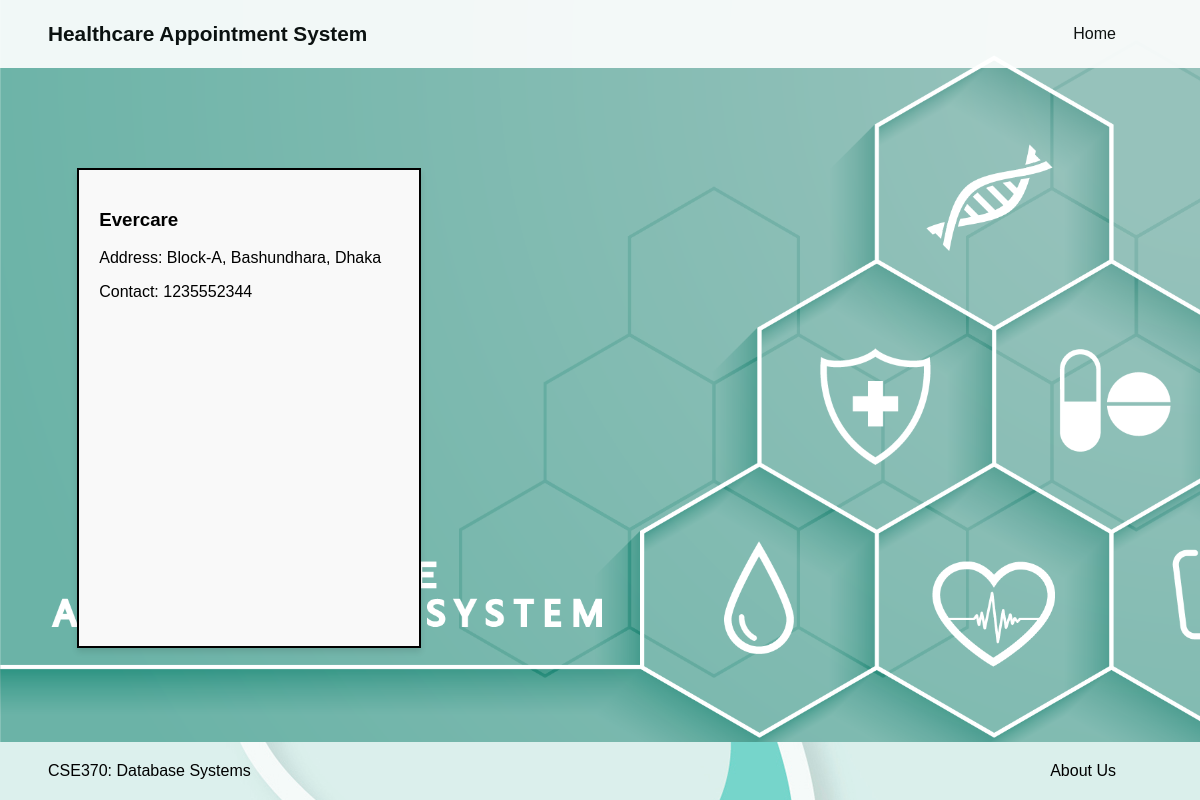
The page /our_hospitals.php on the database as committed earlier.
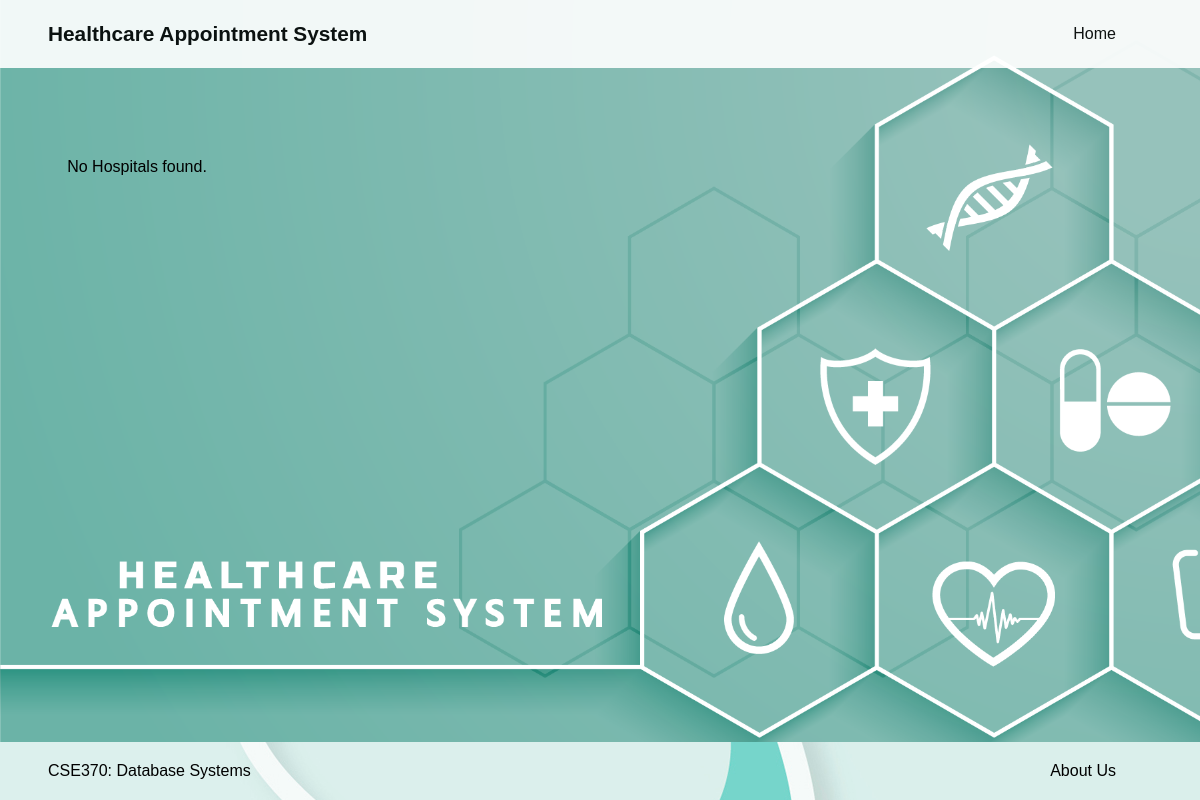
The same page on the database as committed later.
### tables this page shows
CREATE TABLE `hospital` (
  `Name` varchar(40) NOT NULL,
  `Address` varchar(60) NOT NULL,
  `Contact` varchar(11) NOT NULL
);

### our_hospitals.php (the view, shortened to what this page needs)
<!DOCTYPE html>
<html lang="en">
<head>
    <link rel="stylesheet" href="styles/main_style.css">
    <link rel="stylesheet" href="styles/hospital_list.css">
</head>
<body>
    <div class="container">
        <div class="main-content">
            <header class="header-main">
                <div class="wrapper">
                    <section class="logo">
                        <h1 class="header-title">Healthcare Appointment System</h1>
                    </section>
                    <nav class="nav-horizontal" id="topnav">
                        <a href="index.php">Home</a>
                    </nav>
                </div>
            </header>
        </div>
        <main>
            <div class="hospitals-list">
                <?php
                    require_once('php_scripts/connect.php');
                    $sql = "SELECT name, address, contact FROM hospital";
                    $result = $conn->query($sql);
                    if ($result->num_rows > 0) {
                        while ($row = $result->fetch_assoc()) {
                            echo '<div class="hospital-box">';
                            echo '<h3>' . $row["name"] . '</h3>';
                            echo '<p>Address: ' . $row["address"] . '</p>';
                            echo '<p>Contact: ' . $row["contact"] . '</p>';
                            echo '</div>';
                        }
                    } else {
                        echo "No Hospitals found.";
                    }
                ?>
            </div>
        </main>
        <footer style="opacity: 100%; border-radius: 0;" class="footer-main">
            <div class="wrapper">
                <p>CSE370: Database Systems</p>
                <nav class="nav-horizontal">
                    <a href="credits.php">About Us</a>
                </nav>
            </div>
        </footer>
</body>
</html>

Rows that differ between the two databases and show on the page:
removed hospital: Name "Evercare", Address "Block-A, Bashundhara, Dhaka", Contact "1235552344"
Other text that changed with them:
text now shown: "No Hospitals found."
